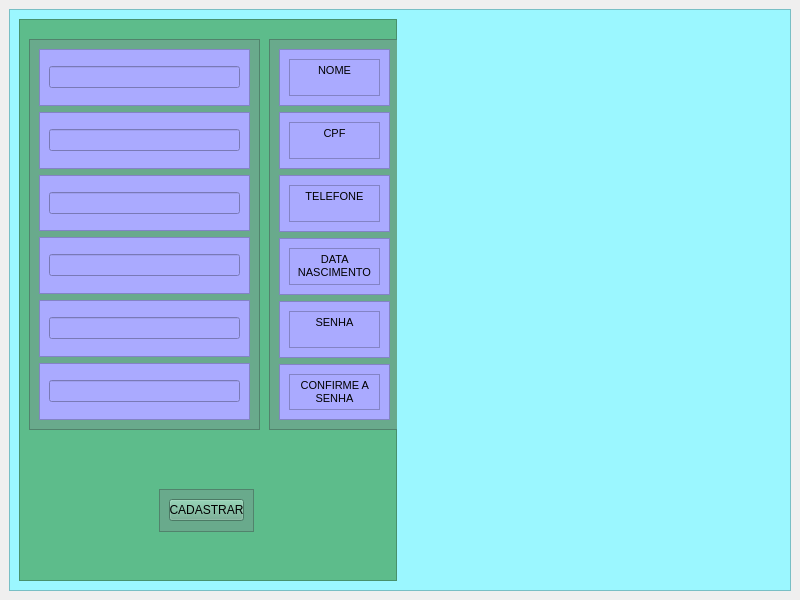
<?xml version="1.0" encoding="UTF-8"?>
<ui version="4.0">
 <class>MainWindow</class>
 <widget class="QMainWindow" name="MainWindow">
  <property name="geometry">
   <rect>
    <x>0</x>
    <y>0</y>
    <width>800</width>
    <height>600</height>
   </rect>
  </property>
  <property name="windowTitle">
   <string>MainWindow</string>
  </property>
  <widget class="QWidget" name="centralwidget">
   <layout class="QHBoxLayout" name="horizontalLayout">
    <item>
     <widget class="QFrame" name="frame">
      <property name="styleSheet">
       <string notr="true">background-color: rgb(155, 247, 255);</string>
      </property>
      <property name="frameShape">
       <enum>QFrame::StyledPanel</enum>
      </property>
      <property name="frameShadow">
       <enum>QFrame::Raised</enum>
      </property>
      <layout class="QHBoxLayout" name="horizontalLayout_2">
       <item>
        <widget class="QFrame" name="frame_2">
         <property name="styleSheet">
          <string notr="true">background-color: rgb(93, 188, 139);</string>
         </property>
         <property name="frameShape">
          <enum>QFrame::StyledPanel</enum>
         </property>
         <property name="frameShadow">
          <enum>QFrame::Raised</enum>
         </property>
         <widget class="QFrame" name="frame_3">
          <property name="geometry">
           <rect>
            <x>10</x>
            <y>20</y>
            <width>231</width>
            <height>391</height>
           </rect>
          </property>
          <property name="styleSheet">
           <string notr="true">background-color: rgb(105, 170, 140);</string>
          </property>
          <property name="frameShape">
           <enum>QFrame::StyledPanel</enum>
          </property>
          <property name="frameShadow">
           <enum>QFrame::Raised</enum>
          </property>
          <layout class="QVBoxLayout" name="verticalLayout">
           <item>
            <widget class="QFrame" name="frame_4">
             <property name="styleSheet">
              <string notr="true">background-color: rgb(170, 170, 255);</string>
             </property>
             <property name="frameShape">
              <enum>QFrame::StyledPanel</enum>
             </property>
             <property name="frameShadow">
              <enum>QFrame::Raised</enum>
             </property>
             <layout class="QHBoxLayout" name="horizontalLayout_8">
              <item>
               <widget class="QLineEdit" name="lineEdit"/>
              </item>
             </layout>
            </widget>
           </item>
           <item>
            <widget class="QFrame" name="frame_6">
             <property name="styleSheet">
              <string notr="true">background-color: rgb(170, 170, 255);</string>
             </property>
             <property name="frameShape">
              <enum>QFrame::StyledPanel</enum>
             </property>
             <property name="frameShadow">
              <enum>QFrame::Raised</enum>
             </property>
             <layout class="QHBoxLayout" name="horizontalLayout_7">
              <item>
               <widget class="QLineEdit" name="lineEdit_2"/>
              </item>
             </layout>
            </widget>
           </item>
           <item>
            <widget class="QFrame" name="frame_7">
             <property name="styleSheet">
              <string notr="true">background-color: rgb(170, 170, 255);				</string>
             </property>
             <property name="frameShape">
              <enum>QFrame::StyledPanel</enum>
             </property>
             <property name="frameShadow">
              <enum>QFrame::Raised</enum>
             </property>
             <layout class="QHBoxLayout" name="horizontalLayout_6">
              <item>
               <widget class="QLineEdit" name="lineEdit_3"/>
              </item>
             </layout>
            </widget>
           </item>
           <item>
            <widget class="QFrame" name="frame_8">
             <property name="styleSheet">
              <string notr="true">background-color: rgb(170, 170, 255);</string>
             </property>
             <property name="frameShape">
              <enum>QFrame::StyledPanel</enum>
             </property>
             <property name="frameShadow">
              <enum>QFrame::Raised</enum>
             </property>
             <layout class="QHBoxLayout" name="horizontalLayout_5">
              <item>
               <widget class="QLineEdit" name="lineEdit_4"/>
              </item>
             </layout>
            </widget>
           </item>
           <item>
            <widget class="QFrame" name="frame_9">
             <property name="styleSheet">
              <string notr="true">background-color: rgb(170, 170, 255);</string>
             </property>
             <property name="frameShape">
              <enum>QFrame::StyledPanel</enum>
             </property>
             <property name="frameShadow">
              <enum>QFrame::Raised</enum>
             </property>
             <layout class="QHBoxLayout" name="horizontalLayout_4">
              <item>
               <widget class="QLineEdit" name="lineEdit_5"/>
              </item>
             </layout>
            </widget>
           </item>
           <item>
            <widget class="QFrame" name="frame_10">
             <property name="styleSheet">
              <string notr="true">background-color: rgb(170, 170, 255);</string>
             </property>
             <property name="frameShape">
              <enum>QFrame::StyledPanel</enum>
             </property>
             <property name="frameShadow">
              <enum>QFrame::Raised</enum>
             </property>
             <layout class="QHBoxLayout" name="horizontalLayout_3">
              <item>
               <widget class="QLineEdit" name="lineEdit_6"/>
              </item>
             </layout>
            </widget>
           </item>
          </layout>
         </widget>
         <widget class="QFrame" name="frame_11">
          <property name="geometry">
           <rect>
            <x>250</x>
            <y>20</y>
            <width>131</width>
            <height>391</height>
           </rect>
          </property>
          <property name="styleSheet">
           <string notr="true">background-color: rgb(105, 170, 140);</string>
          </property>
          <property name="frameShape">
           <enum>QFrame::StyledPanel</enum>
          </property>
          <property name="frameShadow">
           <enum>QFrame::Raised</enum>
          </property>
          <layout class="QVBoxLayout" name="verticalLayout_2">
           <item>
            <widget class="QFrame" name="frame_12">
             <property name="styleSheet">
              <string notr="true">background-color: rgb(170, 170, 255);</string>
             </property>
             <property name="frameShape">
              <enum>QFrame::StyledPanel</enum>
             </property>
             <property name="frameShadow">
              <enum>QFrame::Raised</enum>
             </property>
             <layout class="QVBoxLayout" name="verticalLayout_3">
              <item>
               <widget class="QTextEdit" name="textEdit">
                <property name="html">
                 <string>&lt;!DOCTYPE HTML PUBLIC &quot;-//W3C//DTD HTML 4.0//EN&quot; &quot;http://www.w3.org/TR/REC-html40/strict.dtd&quot;&gt;
&lt;html&gt;&lt;head&gt;&lt;meta name=&quot;qrichtext&quot; content=&quot;1&quot; /&gt;&lt;style type=&quot;text/css&quot;&gt;
p, li { white-space: pre-wrap; }
&lt;/style&gt;&lt;/head&gt;&lt;body style=&quot; font-family:'MS Shell Dlg 2'; font-size:8.25pt; font-weight:400; font-style:normal;&quot;&gt;
&lt;p align=&quot;center&quot; style=&quot; margin-top:0px; margin-bottom:0px; margin-left:0px; margin-right:0px; -qt-block-indent:0; text-indent:0px;&quot;&gt;NOME&lt;/p&gt;
&lt;p align=&quot;center&quot; style=&quot;-qt-paragraph-type:empty; margin-top:0px; margin-bottom:0px; margin-left:0px; margin-right:0px; -qt-block-indent:0; text-indent:0px;&quot;&gt;&lt;br /&gt;&lt;/p&gt;&lt;/body&gt;&lt;/html&gt;</string>
                </property>
               </widget>
              </item>
             </layout>
            </widget>
           </item>
           <item>
            <widget class="QFrame" name="frame_13">
             <property name="styleSheet">
              <string notr="true">background-color: rgb(170, 170, 255);</string>
             </property>
             <property name="frameShape">
              <enum>QFrame::StyledPanel</enum>
             </property>
             <property name="frameShadow">
              <enum>QFrame::Raised</enum>
             </property>
             <layout class="QVBoxLayout" name="verticalLayout_4">
              <item>
               <widget class="QTextEdit" name="textEdit_2">
                <property name="html">
                 <string>&lt;!DOCTYPE HTML PUBLIC &quot;-//W3C//DTD HTML 4.0//EN&quot; &quot;http://www.w3.org/TR/REC-html40/strict.dtd&quot;&gt;
&lt;html&gt;&lt;head&gt;&lt;meta name=&quot;qrichtext&quot; content=&quot;1&quot; /&gt;&lt;style type=&quot;text/css&quot;&gt;
p, li { white-space: pre-wrap; }
&lt;/style&gt;&lt;/head&gt;&lt;body style=&quot; font-family:'MS Shell Dlg 2'; font-size:8.25pt; font-weight:400; font-style:normal;&quot;&gt;
&lt;p align=&quot;center&quot; style=&quot; margin-top:0px; margin-bottom:0px; margin-left:0px; margin-right:0px; -qt-block-indent:0; text-indent:0px;&quot;&gt;CPF&lt;/p&gt;&lt;/body&gt;&lt;/html&gt;</string>
                </property>
               </widget>
              </item>
             </layout>
            </widget>
           </item>
           <item>
            <widget class="QFrame" name="frame_14">
             <property name="styleSheet">
              <string notr="true">background-color: rgb(170, 170, 255);</string>
             </property>
             <property name="frameShape">
              <enum>QFrame::StyledPanel</enum>
             </property>
             <property name="frameShadow">
              <enum>QFrame::Raised</enum>
             </property>
             <layout class="QVBoxLayout" name="verticalLayout_5">
              <item>
               <widget class="QTextEdit" name="textEdit_3">
                <property name="html">
                 <string>&lt;!DOCTYPE HTML PUBLIC &quot;-//W3C//DTD HTML 4.0//EN&quot; &quot;http://www.w3.org/TR/REC-html40/strict.dtd&quot;&gt;
&lt;html&gt;&lt;head&gt;&lt;meta name=&quot;qrichtext&quot; content=&quot;1&quot; /&gt;&lt;style type=&quot;text/css&quot;&gt;
p, li { white-space: pre-wrap; }
&lt;/style&gt;&lt;/head&gt;&lt;body style=&quot; font-family:'MS Shell Dlg 2'; font-size:8.25pt; font-weight:400; font-style:normal;&quot;&gt;
&lt;p align=&quot;center&quot; style=&quot; margin-top:0px; margin-bottom:0px; margin-left:0px; margin-right:0px; -qt-block-indent:0; text-indent:0px;&quot;&gt;TELEFONE&lt;/p&gt;&lt;/body&gt;&lt;/html&gt;</string>
                </property>
               </widget>
              </item>
             </layout>
            </widget>
           </item>
           <item>
            <widget class="QFrame" name="frame_15">
             <property name="styleSheet">
              <string notr="true">background-color: rgb(170, 170, 255);</string>
             </property>
             <property name="frameShape">
              <enum>QFrame::StyledPanel</enum>
             </property>
             <property name="frameShadow">
              <enum>QFrame::Raised</enum>
             </property>
             <layout class="QVBoxLayout" name="verticalLayout_6">
              <item>
               <widget class="QTextEdit" name="textEdit_4">
                <property name="html">
                 <string>&lt;!DOCTYPE HTML PUBLIC &quot;-//W3C//DTD HTML 4.0//EN&quot; &quot;http://www.w3.org/TR/REC-html40/strict.dtd&quot;&gt;
&lt;html&gt;&lt;head&gt;&lt;meta name=&quot;qrichtext&quot; content=&quot;1&quot; /&gt;&lt;style type=&quot;text/css&quot;&gt;
p, li { white-space: pre-wrap; }
&lt;/style&gt;&lt;/head&gt;&lt;body style=&quot; font-family:'MS Shell Dlg 2'; font-size:8.25pt; font-weight:400; font-style:normal;&quot;&gt;
&lt;p align=&quot;center&quot; style=&quot; margin-top:0px; margin-bottom:0px; margin-left:0px; margin-right:0px; -qt-block-indent:0; text-indent:0px;&quot;&gt;DATA NASCIMENTO&lt;/p&gt;&lt;/body&gt;&lt;/html&gt;</string>
                </property>
               </widget>
              </item>
             </layout>
            </widget>
           </item>
           <item>
            <widget class="QFrame" name="frame_16">
             <property name="styleSheet">
              <string notr="true">background-color: rgb(170, 170, 255);</string>
             </property>
             <property name="frameShape">
              <enum>QFrame::StyledPanel</enum>
             </property>
             <property name="frameShadow">
              <enum>QFrame::Raised</enum>
             </property>
             <layout class="QVBoxLayout" name="verticalLayout_7">
              <item>
               <widget class="QTextEdit" name="textEdit_5">
                <property name="html">
                 <string>&lt;!DOCTYPE HTML PUBLIC &quot;-//W3C//DTD HTML 4.0//EN&quot; &quot;http://www.w3.org/TR/REC-html40/strict.dtd&quot;&gt;
&lt;html&gt;&lt;head&gt;&lt;meta name=&quot;qrichtext&quot; content=&quot;1&quot; /&gt;&lt;style type=&quot;text/css&quot;&gt;
p, li { white-space: pre-wrap; }
&lt;/style&gt;&lt;/head&gt;&lt;body style=&quot; font-family:'MS Shell Dlg 2'; font-size:8.25pt; font-weight:400; font-style:normal;&quot;&gt;
&lt;p align=&quot;center&quot; style=&quot; margin-top:0px; margin-bottom:0px; margin-left:0px; margin-right:0px; -qt-block-indent:0; text-indent:0px;&quot;&gt;SENHA&lt;/p&gt;&lt;/body&gt;&lt;/html&gt;</string>
                </property>
               </widget>
              </item>
             </layout>
            </widget>
           </item>
           <item>
            <widget class="QFrame" name="frame_17">
             <property name="styleSheet">
              <string notr="true">background-color: rgb(170, 170, 255);</string>
             </property>
             <property name="frameShape">
              <enum>QFrame::StyledPanel</enum>
             </property>
             <property name="frameShadow">
              <enum>QFrame::Raised</enum>
             </property>
             <layout class="QVBoxLayout" name="verticalLayout_8">
              <item>
               <widget class="QTextEdit" name="textEdit_6">
                <property name="html">
                 <string>&lt;!DOCTYPE HTML PUBLIC &quot;-//W3C//DTD HTML 4.0//EN&quot; &quot;http://www.w3.org/TR/REC-html40/strict.dtd&quot;&gt;
&lt;html&gt;&lt;head&gt;&lt;meta name=&quot;qrichtext&quot; content=&quot;1&quot; /&gt;&lt;style type=&quot;text/css&quot;&gt;
p, li { white-space: pre-wrap; }
&lt;/style&gt;&lt;/head&gt;&lt;body style=&quot; font-family:'MS Shell Dlg 2'; font-size:8.25pt; font-weight:400; font-style:normal;&quot;&gt;
&lt;p align=&quot;center&quot; style=&quot; margin-top:0px; margin-bottom:0px; margin-left:0px; margin-right:0px; -qt-block-indent:0; text-indent:0px;&quot;&gt;CONFIRME A SENHA&lt;/p&gt;&lt;/body&gt;&lt;/html&gt;</string>
                </property>
               </widget>
              </item>
             </layout>
            </widget>
           </item>
          </layout>
         </widget>
         <widget class="QFrame" name="frame_5">
          <property name="geometry">
           <rect>
            <x>140</x>
            <y>470</y>
            <width>95</width>
            <height>43</height>
           </rect>
          </property>
          <property name="styleSheet">
           <string notr="true">background-color: rgb(105, 170, 140);</string>
          </property>
          <property name="frameShape">
           <enum>QFrame::StyledPanel</enum>
          </property>
          <property name="frameShadow">
           <enum>QFrame::Raised</enum>
          </property>
          <layout class="QHBoxLayout" name="horizontalLayout_9">
           <item>
            <widget class="QPushButton" name="pushButton">
             <property name="text">
              <string>CADASTRAR</string>
             </property>
            </widget>
           </item>
          </layout>
         </widget>
        </widget>
       </item>
       <item>
        <widget class="QLabel" name="label">
         <property name="text">
          <string>&lt;html&gt;&lt;head/&gt;&lt;body&gt;&lt;p align=&quot;center&quot;&gt;&lt;img src=&quot;:/newPrefix/usermodific2.png&quot;/&gt;&lt;/p&gt;&lt;/body&gt;&lt;/html&gt;</string>
         </property>
        </widget>
       </item>
      </layout>
     </widget>
    </item>
   </layout>
  </widget>
 </widget>
 <resources>
  <include location="../icone/icons.qrc"/>
 </resources>
 <connections/>
</ui>
